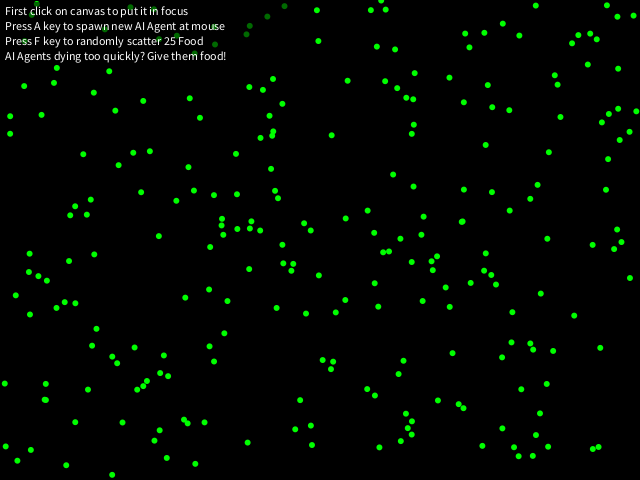
Frame 1 (no input)
Frame 60 (the mouse pressed at the canvas centre just before this capture): identical to frame 1, image omitted
Frame 120 (the mouse held since frame 60 and released just before this capture): identical to frame 1, image omitted

The Processing sketch that drew this single still picture (run headless with seeded random() and noise(); from frame 60 on, the mouse is pressed at the canvas centre):

// Processing sketch: sketch_simple_AI
// ── sketch_simple_AI.pde
ArrayList agents = new ArrayList(); // list of AI entities
ArrayList foods = new ArrayList(); // list of food pellets for AI entities to gobble

void setup() { // this function gets called once and only once, when the program starts
  size(640,480); // this sets the window's size for graphics, in pixels
  
  // add some initial food
  for(int i=0; i < 250; i++) {
    foods.add( new Food() );
  }
}

void keyReleased() { // when a keyboard key is released, this function is called
  if(key == 'a' || key == 'A') { // A key, whether or not caps lock is on
    agents.add( new Agent() ); // add Agent. "A" is also for "AIAgent" or "Animal" or "Ant"
  }
  if(key == 'f' || key == 'F') { // F key, whether or not caps lock is on
    for(int i=0; i < 25; i++) { // do the following 25 times:
      foods.add( new Food() ); // add Food. "F" is also for "Fruit"
    }
  }
}

void draw() { // this gets called ~30 times per second
  background(0); // erase what we drew for the previous frame
  
  // uncomment these next two lines to CONSTANTLY add more agents and food (every frame):
  // agents.add( new Agent() );
  // foods.add( new Food() );
  
  for(int i=0; i<foods.size(); i++) { // for each food...
    Food oneFood = (Food)foods.get(i); // get the food at that index
    oneFood.drawAndMove(); // draw that food at its position and run any logic for it
  }
  
  // we go through this for loop backwards since we're removing entries while iterating
  // if we removed an entry while iterating forward, we'd skip an entry (!)
  for(int i=agents.size()-1; i>=0; i--) { // for each agent...
    Agent oneAgent = (Agent)agents.get(i); // get the agent at that index
    if(oneAgent.tooHungry()) { // if the agent has gone too long without food
      agents.remove(i); // remove it from the list of agents
    } else { // otherwise
      oneAgent.drawAndMove(); // draw that agent and run any logic for it
    }
  }
  
  noStroke(); // turn off outline for the rect call that follows
  fill(0,150); // black box with 100 alpha (out of 255; partial transparency)
  rect(2,2,290,62); // draw a box under the instructions text to make it more readable
  
  fill(255); // make the following text white
  // on screen instructions:
  text("First click on canvas to put it in focus",5,15);
  text("Press A key to spawn new AI Agent at mouse",5,30);
  text("Press F key to randomly scatter 25 Food",5,45);
  text("AI Agents dying too quickly? Give them food!",5,60);
}

// ── Agent.pde
class Agent {
  float posX, posY; // position x (horizontal) and y (vertical)
  float angle, speed; // angle and speed of current movement
  
  int millis_NextNeedForFood; // how many millis since the program started it'll starve
  
  int millis_NextRethink; // how many millins since the program started it'll change AI
  int myMood; // what AI mode is it in?
  // saving these as final int so we can switch-case on them below
  final int MOOD_STANDING = 0; // sit still
  final int MOOD_WANDERING = 1; // run in a straight line in whatever direction last faced
  final int MOOD_DANCING = 2; // run in a tight circle
  final int MOOD_SEEK_BUDDY = 3; // find the nearest other agent, go toward them
  final int MOOD_RUN_FROM_USER = 4; // run from the user's mouse
  final int MOOD_FIND_FOOD = 5; // find food in acceptable range, run toward it
  Agent myBuddy = null; // if there's a buddy being chased, this is a reference to it
  
  // we'll use these to color the Agent different based on its AI mode. These are RGB sets
  int[][] moodColor = {  { 255,   0,   0}, // standing
                         { 255, 255,   0}, // wandering
                         {   0, 255, 255}, // dancing
                         { 255,   0, 255}, // seek buddy
                         { 255, 255, 255}, // run from user
                         { 127, 255, 127}  // find food
                         };
  
  Agent() { // constructor, code to initialize this agent when created
    posX = mouseX; // default to create each new agent where the user's mouse is located
    posY = mouseY;
    angle = random(0.0, TWO_PI); // set the angle to a random value in radians
    // speed = 1.0; // AI modes constantly set speed, this doesn't really matter
    millis_NextRethink = millis() + 100; // rethink AI mode 100 milliseconds after now
    myMood = MOOD_STANDING; // default to standing still for a moment
    millis_NextNeedForFood = millis() + 2000; // need food within 2 seconds of now
  }
  
  void AI() { // helper method called in drawAndMove(), all of the agent's AI code
    if( millis_NextNeedForFood - millis() < 750) { // 0.75 sec left until starvation?
      myMood = MOOD_FIND_FOOD; // then find food!
      millis_NextRethink = millis() + 750; // for 0.75 sec (finding food will reset this)
    } else if( dist(mouseX,mouseY, posX,posY) < 40.0 ) { // within 40 pixels of mouse?
      myMood = MOOD_RUN_FROM_USER; // run from it!
      millis_NextRethink = millis() + 600; // for 0.6 sec
    }
    
    if(millis_NextRethink < millis()) { // time to change AI behaviors?
      millis_NextRethink = millis() + (int)random(350,900); // keep it for 0.35 to 0.9 sec
      
      float baseBehaviorOn = random(0,10); // roll a "10 sided die" for easy probabilities
      if(baseBehaviorOn < 3.0) { // 30% chance of standing still for this "round"
        myMood = MOOD_STANDING;
      } else if(baseBehaviorOn < 8.0) { // (80-30), so 50% chance of aimless wandering
        myMood = MOOD_WANDERING;
      } /*else if(baseBehaviorOn < 8.0) { // dancing will only happen from social meeting
        myMood = MOOD_DANCING;
      } */ else { // otherwise find a nearby buddy to move toward
        myMood = MOOD_SEEK_BUDDY;
        
        myBuddy = null; // reset knowledge of any previously found buddy
        float distToNearestBuddy = 10000.0; // closest value found, start larger than screen
        for(int i=0; i<agents.size(); i++) { // for each agent
          Agent oneAgent = (Agent)agents.get(i); // get a reference to that agent
          if( oneAgent != this // if that agent isn't the one we're in the code for
              &&  // and also, if the distance to that agent is closer than any we found
              dist(oneAgent.posX,oneAgent.posY, posX, posY) < distToNearestBuddy ) {
            // then update the nearest distance found
            distToNearestBuddy = dist(oneAgent.posX,oneAgent.posY, posX, posY);
            // and set that agent to be the closest one we've found so far
            myBuddy = oneAgent;
          } // end of if (dist closer)
        } // end of for agents.size()
        
      } // end of else
    } // end of millis() updating AI mood
    
    switch(myMood) { // run different code based on which state the AI is in
      case MOOD_STANDING:
        speed = 0.0; // don't move
        break;
      case MOOD_WANDERING:
        speed = 1.2; // move modestly quickly in whatever direction was last faced
        break;
      case MOOD_DANCING:
        speed = 2.6; // move rapidly
        angle += 1.0; // but in a very tight/small circle
        break;
      case MOOD_SEEK_BUDDY:
        if(myBuddy != null) { // if we found a buddy
          angle = atan2(myBuddy.posY-posY, myBuddy.posX-posX); // get the angle to it
          speed = 0.9; // walk toward it
          
          // if we get within 5 pixels of our buddy
          if( dist(myBuddy.posX,myBuddy.posY, posX,posY) < 5.0) {
            // then make us both stop what we're doing to dance here for 3 seconds
            myBuddy.myMood = MOOD_DANCING;
            myMood = MOOD_DANCING;
            myBuddy.millis_NextRethink = millis() + 3000;
            millis_NextRethink = millis() + 3000;
          }
        } else { // no buddy found? stand until AI timer updates to a new behavior
          myMood = MOOD_STANDING;
        }
        break;
      case MOOD_RUN_FROM_USER:
        angle = atan2(mouseY-posY, mouseX-posX) + PI; // 180 degress from angle to mouse
        speed = 2.0; // run! we're scared!
        break;
      case MOOD_FIND_FOOD:
        for(int i=0; i<foods.size(); i++) { // go through each food
          Food oneFood = (Food)foods.get(i); // get a reference to that food
          // if it's within 200 pixels of us
          if(dist(oneFood.posX,oneFood.posY, posX, posY) < 200.0) {
            angle = atan2(oneFood.posY-posY, oneFood.posX-posX); // get angle to it
            speed = 3.0; // run! we're hungry!
            break;
          }
        }
        break;
    }
  }
  
  boolean tooHungry() { // has too much time passed without food?
    return (millis_NextNeedForFood < millis());
  }
  
  void eatStuffCheck() { // are we close enough to any food to eat it?
    // iterate backwards through the list, since we may remove from it within the loop
    for(int i=foods.size()-1; i>=0; i--) { // go through each food
      Food oneFood = (Food)foods.get(i); // get a reference to it
      if(dist(oneFood.posX,oneFood.posY, posX, posY) < 10.0) { // within 10 pixels of it?
        foods.remove(i); // remove it
        
        millis_NextNeedForFood = millis() + 4000; // bump starvation time to 4 sec from now
        
        myMood = MOOD_STANDING; // make us sit in place briefly to look like we're eating
        millis_NextRethink = millis() + 500; // reconsider behavior after half a second
      } // end of if within 10 pixels
    } // end of for each food
    
  } // end of eatStuffCheck
  
  void drawAndMove() { // called on every agent every frame; run logic and draw on screen
    posX += speed * cos(angle); // move horizontally by x component of  angle times speed
    posY += speed * sin(angle); // move vertically by x component of  angle times speed
    
    AI(); // do the AI behavior logic
    boundsCheck(); // keep us on the screen
    eatStuffCheck(); // eat any food that we're near enough to
    
    noStroke(); // turn off outline
    // color based on mood
    fill( moodColor[myMood][0], moodColor[myMood][1], moodColor[myMood][2] );
    ellipse(posX,posY,10,10); // draw a 10x10 circle at its position
    stroke(255,255,0); // turn on line drawing, color yellow (full R, full G, no B)
    line(posX,posY, // draw a line from its center...
         posX + cos(angle)*10.0, posY + sin(angle)*10.0); // to 10 pixels in the way it's facing
  }
  
  void boundsCheck() { // helper method to keep our agent on the screen
    if(posX < 0) { // if we're off the left side of the screen
      posX = 0; // put us back on the left edge
    }
    if(posX >= width) { // if we're off the right side of the screen
      posX = width-1; // put us back on the right edge
    }
    if(posY < 0) { // if we're off the top of the screen
      posY = 0; // put us back on the top edge
    }
    if(posY >= height) { // if we're off the btotom of the screen
      posY = height-1; // put us back on the bottom edge
    }
  }
}

// ── Food.pde
class Food { // name of class
  float posX, posY; // position of Food
  
  Food() { // Constructor, called when new Food is created
    posX = random(0,width); // give it a random position on the screen
    posY = random(0,height);
  }
  
  void drawAndMove() { // no movement code to execute, so just draw it to the screen
    noStroke(); // no outline
    fill(0,255,0); // fill it with green
    ellipse(posX,posY,6,6); // draw a 6x6 pixel circle at its position
  }
}
